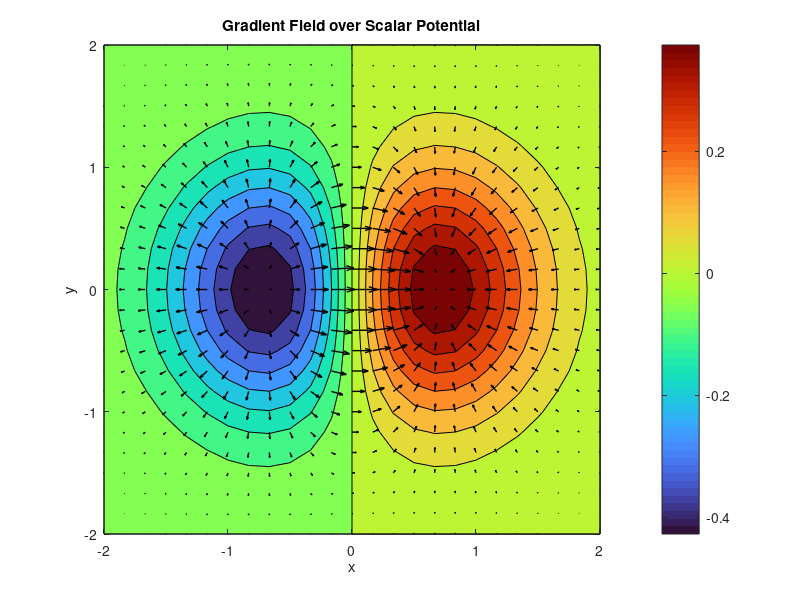

Here is the MATLAB script that generated this plot:
[X, Y] = meshgrid(linspace(-2, 2, 25), linspace(-2, 2, 25));
Z = X .* exp(-X.^2 - Y.^2);
[DX, DY] = gradient(Z, X(1,2)-X(1,1), Y(2,1)-Y(1,1));

contourf(X, Y, Z, 15);
hold on;
quiver(X, Y, DX, DY, 'k', 'LineWidth', 1);
hold off;

colormap('turbo');
colorbar;
title('Gradient Field over Scalar Potential');
xlabel('x');
ylabel('y');
